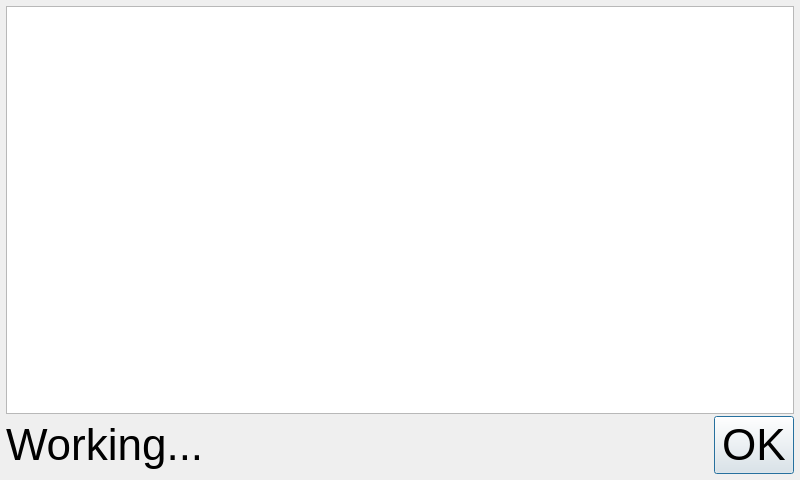
<?xml version="1.0" encoding="UTF-8"?>
<ui version="4.0">
 <class>LogDialog</class>
 <widget class="QDialog" name="LogDialog">
  <property name="geometry">
   <rect>
    <x>0</x>
    <y>0</y>
    <width>800</width>
    <height>480</height>
   </rect>
  </property>
  <property name="windowTitle">
   <string>Log</string>
  </property>
  <layout class="QVBoxLayout" name="verticalLayout">
   <property name="spacing">
    <number>2</number>
   </property>
   <property name="margin">
    <number>6</number>
   </property>
   <item>
    <widget class="QTextBrowser" name="log">
     <property name="font">
      <font>
       <pointsize>22</pointsize>
      </font>
     </property>
     <property name="acceptRichText">
      <bool>false</bool>
     </property>
     <property name="openLinks">
      <bool>false</bool>
     </property>
    </widget>
   </item>
   <item>
    <layout class="QHBoxLayout" name="horizontalLayout">
     <property name="spacing">
      <number>1</number>
     </property>
     <item>
      <widget class="QLabel" name="status">
       <property name="font">
        <font>
         <pointsize>33</pointsize>
        </font>
       </property>
       <property name="text">
        <string>Working...</string>
       </property>
      </widget>
     </item>
     <item>
      <widget class="QDialogButtonBox" name="buttonBox">
       <property name="minimumSize">
        <size>
         <width>80</width>
         <height>0</height>
        </size>
       </property>
       <property name="font">
        <font>
         <pointsize>33</pointsize>
        </font>
       </property>
       <property name="orientation">
        <enum>Qt::Horizontal</enum>
       </property>
       <property name="standardButtons">
        <set>QDialogButtonBox::Ok</set>
       </property>
      </widget>
     </item>
    </layout>
   </item>
  </layout>
 </widget>
 <resources/>
 <connections>
  <connection>
   <sender>buttonBox</sender>
   <signal>accepted()</signal>
   <receiver>LogDialog</receiver>
   <slot>accept()</slot>
   <hints>
    <hint type="sourcelabel">
     <x>248</x>
     <y>254</y>
    </hint>
    <hint type="destinationlabel">
     <x>157</x>
     <y>274</y>
    </hint>
   </hints>
  </connection>
  <connection>
   <sender>buttonBox</sender>
   <signal>rejected()</signal>
   <receiver>LogDialog</receiver>
   <slot>reject()</slot>
   <hints>
    <hint type="sourcelabel">
     <x>316</x>
     <y>260</y>
    </hint>
    <hint type="destinationlabel">
     <x>286</x>
     <y>274</y>
    </hint>
   </hints>
  </connection>
 </connections>
</ui>
